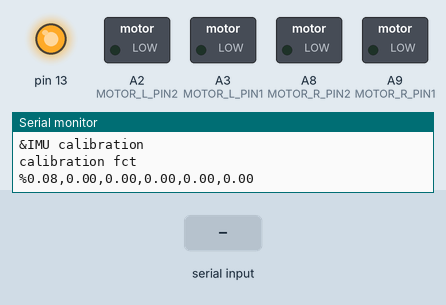
This program was run on a simulated Teensy 3. Shown: switched loads named in the program (green lamp = pin HIGH), output pins drawn as LEDs (lit = HIGH), the last lines printed to the serial monitor. The inputs (shaded band) are chosen by the test bench.

Above: at 0.1 s.
At 11.7 s:
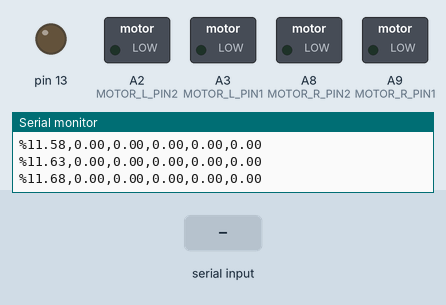
11.8 s: "Start" received over Serial
13.3 s: "#" received over Serial
Timing chart, 0 to 16.3 s (numbered marks = the images above; inputs shaded):
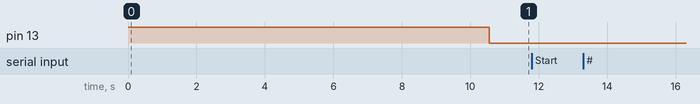

The program:

main.cpp
```cpp
#include <Arduino.h>
#include <IMU.h>
#include <Motor.h>
#include <Controller.h>
#include <PID_v1.h>


/*
Main file for le super robot

Serial Communication
--------------------

    Output
    ------
    - Message: '&'
    - Error message: '!'
    - Data: '%'
        Data format: '%time, angle, speed_motor_left, speed_motor_left, pwm'

    Input
    -----
    - All commands must start w/ '#'
    - Possible commands:
        - Start, start, on
        - Stop, stop, off
        - Kp
        - Ki
        - Kd
*/

#define DEBUG 0

// Definiton of pins for motors and encoders
#define MOTOR_L_PIN1 17
#define MOTOR_L_PIN2 16
#define MOTOR_R_PIN1 23
#define MOTOR_R_PIN2 22
#define ENC_L_PIN1 6
#define ENC_L_PIN2 5
#define ENC_R_PIN1 7
#define ENC_R_PIN2 8

#define MAX_VELOCITY 500
#define MAX_ANGLE 50 // Past this angle the motors stop [deg]
#define CAL_TIME 10000 // Time required for to calibrate IMU [ms]
#define IMU_STABILIZE_DELAY 12000 // Time required by IMU  to stabilise [ms]

#define COM_INTERVAL 100 // When to read serial port [ms]
#define PRINT_INTERVAL 50 // When to print data [ms]

#define ANGLE_TIMER 1 // angle delay [ms]
#define CONTROLLER_TIMER 10 // controller delay [ms]
#define VELOCITY_TIMER 5 // velocity delay [ms]

// Prototypes
void printVariables();
void computeAngleMain();
void calibrate();
void computeSpeedTimer();
void computeController();
void readSerial();
void computeVelocity();

// Motors
Motor motorL(MOTOR_L_PIN1, MOTOR_L_PIN2);
Motor motorR(MOTOR_R_PIN1, MOTOR_R_PIN2);

// Controller
Controller controller;
double pwm;
bool fallen = 0;

// Angle
float ypr[3];
float angle, prevAngle = 0;
float printVel, angularVel = 0;
float offset = 0;
double sampleSize = 0;
double angleSum = 0;
unsigned long calCurrentTime = 0, calInterval = 0;

// Timers
IntervalTimer angleTimer, controllerTimer;
unsigned long currentTime = 0;
unsigned long lastPrintTime = 0 ;
unsigned long lastComTime = 0;
unsigned long lastAngleTime = 0;
unsigned long lastControllerTime = 0;
unsigned long lastVelocityTime = 0;

String commande; // Data read from serial port
bool toStabilize = true; //Robot will try to stabilize when true

void setup() {
    Serial.begin(9600);

    // Pinmodes
    pinMode(MOTOR_L_PIN1,OUTPUT);
    pinMode(MOTOR_L_PIN2,OUTPUT);
    pinMode(MOTOR_R_PIN1,OUTPUT);
    pinMode(MOTOR_R_PIN2,OUTPUT);

    pinMode(13, OUTPUT);
    digitalWrite(13, HIGH); // led is turned on while setup

    // Wait for input
    // Serial.println(F("\n&Send any character to begin: "));
    // while (Serial.available() && Serial.read()); // empty buffer
    // while (!Serial.available());                 // wait for data
    // while (Serial.available() && Serial.read()); // empty buffer again

    // IMU Setup
    Serial.println("&IMU Setup");
    IMUSetup();

    // IMU timer
    angleTimer.begin(computeAngleMain, 100000);
    angleTimer.priority(200);
    unsigned long delayStartTime = millis();
    while(delayStartTime - millis() < IMU_STABILIZE_DELAY){
        printVariables();
        delay(50);
    }

    // Calibration
    Serial.println("&IMU calibration");
    // calibrate IMU using the angle
    calibrate();
    // calibrate IMU using raw values
    // calibrateRaw();
    Serial.println("&IMU Calibration Done");
    delay(500);
    angleTimer.end();

    // Controller timer
    // controllerTimer.begin(computeControllerTimer, 10000);

    Serial.println("&Setup done");
    digitalWrite(13,LOW); // led is turned off when setup is done
}

void loop() {

    currentTime = millis();
    // Calculer la vitesse et la position des moteurs
    // motorL.computeSpeed();
    // motorR.computeSpeed();

    // Compute angle
    if(currentTime-lastAngleTime >= ANGLE_TIMER){
        computeAngleMain();
        lastAngleTime = currentTime;
    }

    // Compute angular velocty
    if(currentTime-lastVelocityTime >= VELOCITY_TIMER){
        computeVelocity();
        lastVelocityTime = currentTime;
    }

    // Call controller
    if(currentTime-lastControllerTime >= CONTROLLER_TIMER){
        computeController();
        lastControllerTime = currentTime;
    }

    // Read Serial Input
    if(currentTime - lastComTime > COM_INTERVAL){
        lastComTime = currentTime;
	    readSerial();
    }

    // Print variables
    if(currentTime - lastPrintTime > PRINT_INTERVAL && toStabilize){
           lastPrintTime = currentTime;
           printVariables();
    }

}


// Timers handlers
void computeAngleMain(){
    computeAngle(ypr);
    angle = (ypr[2] * 180/M_PI) - offset; // [deg]
}

void computeVelocity(){
    angularVel = (angle - prevAngle)/((currentTime-lastVelocityTime)/1000.0);
    printVel = (angularVel > MAX_VELOCITY) ? MAX_VELOCITY : angularVel;
    printVel = (angularVel < -MAX_VELOCITY) ? -MAX_VELOCITY : printVel;
    prevAngle = angle;
}

void computeController(){
    if (toStabilize){
        // while robot is in range, stabilize
        if(angle > -MAX_ANGLE && angle < MAX_ANGLE && !fallen){
            pwm = controller.computeOutput(angle, angularVel);
            fallen = false;
        }
        else if(angle >= -5 && angle <= 5 && fallen) {
            fallen = false;
            Serial.println("&ROBOT READY TO GO");
        }
        else if((angle <= -MAX_ANGLE || angle >= MAX_ANGLE) && !fallen){
            fallen = true;
            pwm = 0;
            Serial.println("&!!!!!ROBOT DOWN!!!!!");
        }
        else pwm = 0;

        motorR.move(pwm);
        motorL.move(pwm);

    }
    else {
        pwm = 0;
        motorR.move(pwm);
        motorL.move(pwm);
    }
}

// Calibrating function for the IMU
void calibrate(){
    Serial.println("calibration fct");
    unsigned long calStartTime = millis();

    while((millis() - calStartTime) < CAL_TIME){
        angleSum += angle;
        sampleSize++;
        // Serial.print("angle = ");
        // Serial.print(angle);
        // Serial.print("\t angleSum = ");
        // Serial.print(angleSum);
        // Serial.print("\t sampleSize = ");
        // Serial.println(sampleSize);
        delay(25);
        printVariables();
    }

    Serial.println("out of loop");

    offset =  angleSum / sampleSize;

    Serial.print("&IMU CALIBRATION DONE. Your offset is : ");
    Serial.println(offset);
}

// Serial Communication
void printVariables(){
    // double printAngle;
    // printAngle = (angle > MAX_ANGLE) ? MAX_ANGLE : angle;
    // printAngle = (angle < -MAX_ANGLE) ? -MAX_ANGLE : printAngle;

    if (!DEBUG){
        Serial.print("%");
        Serial.print(millis()/1000.0);
        Serial.print(",");

        Serial.print(angle);
        Serial.print(",");

        // Serial.print(motorL.getSpeed());
        // Serial.print(",");

        // Serial.print(motorR.getSpeed());
        // Serial.print(",");

        Serial.print(pwm);
        Serial.print(",");

        Serial.print(controller.getPAction());
        Serial.print(",");

        Serial.print(printVel);
        Serial.print(",");

        Serial.println(controller.getDAction());
    }
    else{
        Serial.print("Time: ");
        Serial.print(millis()/1000.0);
        Serial.print(",");

        Serial.print("\t Angle: ");
        Serial.print(angle);
        Serial.print(",");

        // Serial.print("\t Speed L: ");
        // Serial.print(motorL.getSpeed());
        // Serial.print(",");

        // Serial.print("\t Speed R: ");
        // Serial.print(motorR.getSpeed());
        // Serial.print(",");

        Serial.print("\t fallen : ");
        Serial.print(fallen);

        Serial.print("\t PWM: ");
        Serial.println(pwm);
    }


}

void readSerial(){
    // Read serial port
    while (Serial.available()) {
		char c = Serial.read();  //gets one byte from serial buffer
		commande += c; //makes the string readString
		delay(2);  //slow looping to allow buffer to fill with next character
	}

    // Analyze input
	if (commande.length() > 0) {

        // Input is a command
		if (commande[0] == '#') {
			commande = commande.substring(1);
			int len = commande.length();
			commande.remove(len-1, 1);

			Serial.print("&Commande received: ");
			Serial.println(commande);

            // Start/Stop
            if(commande.startsWith("Start") || commande.startsWith("start") || commande.startsWith("on")){
                toStabilize = true;
                controller.initialize();
            }

            else if(commande.startsWith("Stop") || commande.startsWith("stop") || commande.startsWith("off")){
                toStabilize = false;
                pwm = 0;
            }

            // Controller gains
            else if(commande.startsWith("Kp")){
                double newKp = atof(commande.substring(3).c_str());
                controller.setKp(newKp);
                Serial.print("&New Kp: ");
                Serial.println(controller.getKp(), 5);
            }

            else if(commande.startsWith("Ki")){
                double newKi = atof(commande.substring(3).c_str());
                controller.setKi(newKi);
                Serial.print("&New Ki: ");
                Serial.println(controller.getKi(), 5);
            }

            else if(commande.startsWith("Kd")){
                double newKd = atof(commande.substring(3).c_str());
                controller.setKd(newKd);
                Serial.print("&New Kd: ");
                Serial.println(controller.getKd(), 7);
            }

            // Unknown
            else{
                Serial.print("&Unknown command: ");
                Serial.println(commande);
            }

        }
        else
            Serial.println("!Input invalid");

		commande = ""; //empty for next input
    }
}
```

Controller.h
```cpp
// int controller(float currentAngle);


class Controller{
    public:
        Controller();
        ~Controller();

        void initialize();
        int computeOutput(float currentAngle, float angularVel);

        float getKp();
        float getKi();
        float getKd();
        float getPAction();
        float getIAction();
        float getDAction();


        void setKp(float newKp);
        void setKi(float newKi);
        void setKd(float newKd);
        void setGains(float newKp, float newKi, float newKd);

    private:
        float _kp, _kd, _ki;
        float _pAction, _iAction, _dAction;

        float _angle, _previous_angle;
        float _setpoint, _error;

        float _integral, _angularVel;
        float _lastTime;

        int _output;
};
```

IMU.h
```cpp
#ifndef IMU_H
#define IMU_H

// I2Cdev and MPU6050 must be installed as libraries, or else the .cpp/.h files
// for both classes must be in the include path of your project
#include <I2Cdev.h>
#include <MPU6050_6Axis_MotionApps20.h>
//#include "MPU6050.h" // not necessary if using MotionApps include file

extern MPU6050 mpu;

// MPU control/status vars
extern bool dmpReady;          // set true if DMP init was successful
extern uint8_t mpuIntStatus;   // holds actual interrupt status byte from MPU
extern uint8_t devStatus;      // return status after each device operation (0 = success, !0 = error)
extern uint16_t packetSize;    // expected DMP packet size (default is 42 bytes)
extern uint16_t fifoCount;     // count of all bytes currently in FIFO
extern uint8_t fifoBuffer[64]; // FIFO storage buffer

// orientation/motion vars
extern Quaternion q;           // [w, x, y, z]         quaternion container
extern VectorInt16 aa;         // [x, y, z]            accel sensor measurements
extern VectorInt16 aaReal;     // [x, y, z]            gravity-free accel sensor measurements
extern VectorInt16 aaWorld;    // [x, y, z]            world-frame accel sensor measurements
extern VectorFloat gravity;    // [x, y, z]            gravity vector
extern float euler[3];         // [psi, theta, phi]    Euler angle container
//extern float ypr[3];           // [yaw, pitch, roll]   yaw/pitch/roll container and gravity vector

// packet structure for InvenSense teapot demo
// extern uint8_t teapotPacket[14] = { '$', 0x02, 0,0, 0,0, 0,0, 0,0, 0x00, 0x00, '\r', '\n' };

void dmpDataReady();
bool IMUSetup();
void computeAngle(float* ypr);
bool makeSureItWorks();
void getRawValues();
void calibrateRaw();

#endif
```

Motor.h
```cpp
#include <Encoder.h>


class Motor{
  public:

  // functions
  Motor(int motorpin1, int motorpin2);
  // uint8_t encoderpin1, uint8_t encoderpin2
  ~Motor();

  // void computeSpeed();
  void move(int pwm);
  double getSpeed();
  // double getPosition();

  // Encoder encoder;

  private:

  // Attributes
  double position;
  double previousPosition;
  uint32_t curentTime;
  uint32_t previousTime;
  uint32_t deltaT;
  double speed;
  int motorPin1;
  int motorPin2;
  uint8_t encoderPin1;
  uint8_t encoderPin2;

};
```

Controller.cpp
```cpp
#include <Controller.h>
#include <Arduino.h>

#define COMPUTE_TIME 100
#define MAX_SPEED 255

#define KP 8 // essaie : 7
#define KI 0.0
#define KD 0.6 // essaie : 0.6


Controller::Controller()
{
    _kp = KP;
    _ki = KI;
    _kd = KD;

    _setpoint = 0;
    _error = 0;
    _previous_angle = 0;

    _integral = 0;
    _angularVel = 0;
    _lastTime = 0;

    _output = 0;
}

Controller::~Controller()
{

}

void Controller::initialize(){
    _setpoint = 0;
    _error = 0;
    _previous_angle = 0;

    _integral = 0;
    _angularVel = 0;
    _lastTime = millis();

    _output = 0;
}

int Controller::computeOutput(float currentAngle, float angularVel){
    float currentTime = millis();
    float deltaTime = (currentTime-_lastTime)/1000.0; // [sec]

    _error = currentAngle - _setpoint;

    _integral += _ki*_error*deltaTime;
    _angularVel = angularVel;

    _pAction = _kp * _error;
    _dAction = _kd*_angularVel;

    _output = _pAction + _integral + _dAction;

    if(_output <= -MAX_SPEED ){
        _output = -MAX_SPEED;
    } else if (_output >= MAX_SPEED){
        _output = MAX_SPEED;
    }

    _lastTime = currentTime;
    _previous_angle = currentAngle;

    return _output;
}

float Controller::getKp(){
    return _kp;
}

float Controller::getKi(){
    return _ki;
}

float Controller::getKd(){
    return _kd;
}

float Controller::getPAction(){
    return _pAction;
}

float Controller::getIAction(){
    return _integral;
}

float Controller::getDAction(){
    return _dAction;
}

void Controller::setKp(float newKp){
    _kp = newKp;
}

void Controller::setKi(float newKi){
    _ki = newKi;
}

void Controller::setKd(float newKd){
    _kd = newKd;
}

void Controller::setGains(float newKp, float newKi, float newKd){
    _kp = newKp;
    _ki = newKi;
    _kd = newKd;
}
```

Motor.cpp
```cpp
#include <Motor.h>
#include <Encoder.h>

#define COEF 1.0/(34.0*4.0)
#define DELTA_MIN 5

  Motor::Motor(int motorpin1, int motorpin2)
  {
  //, uint8_t encoderpin1, uint8_t encoderpin2):encoder(encoderpin1, encoderpin2)
  motorPin1 = motorpin1;
  motorPin2 = motorpin2;
  }

  Motor::~Motor()
  {

  }

  // void Motor::computeSpeed(){
  //   curentTime = millis();
  //   position = encoder.read()*COEF;
  //   // uncoment if speed values are off
  //   if ((curentTime-previousTime) > DELTA_MIN){
	//    speed = (position-previousPosition)/(curentTime-previousTime);
  //   }
  //   //speed = (position-previousPosition)/deltaT;
  //   previousTime = curentTime;
  //   previousPosition = position;
  // }

  void Motor::move(int pwm){
   if (pwm <= 0){
    analogWrite(motorPin1, abs(pwm));
    analogWrite(motorPin2, 0);
   }
   else {
    analogWrite(motorPin2, abs(pwm));
    analogWrite(motorPin1,0);
   }
  }

  // double Motor::getSpeed(){
  //   return speed;
  // }

  // double Motor::getPosition(){
  //   position = double(encoder.read());
  //   return position;
  // }

 
```
